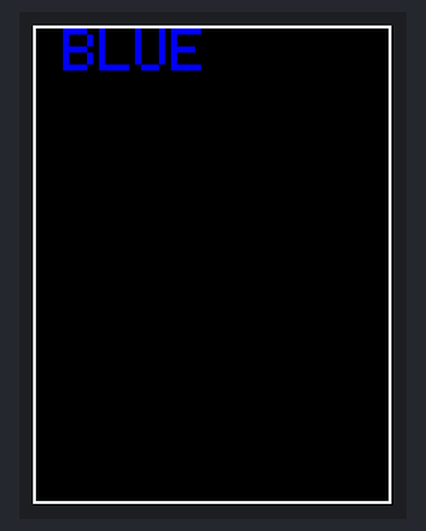
Recording of a sketch running on a simulated ESP8266 (NodeMCU). Parts: 240×320 colour display.

Above: at 0.42 s.
At 2.23 s:
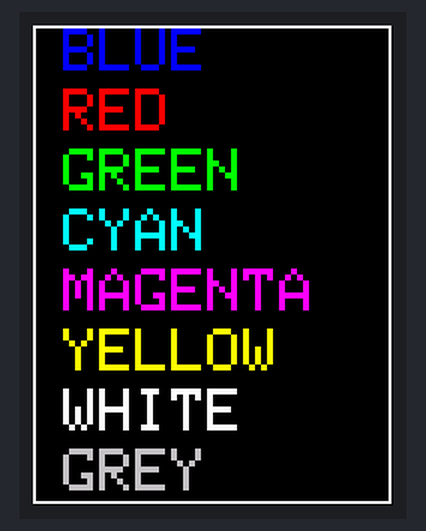
At 2.88 s:
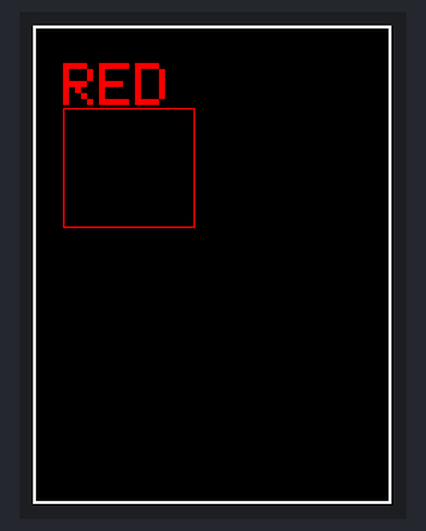
At 3.54 s:
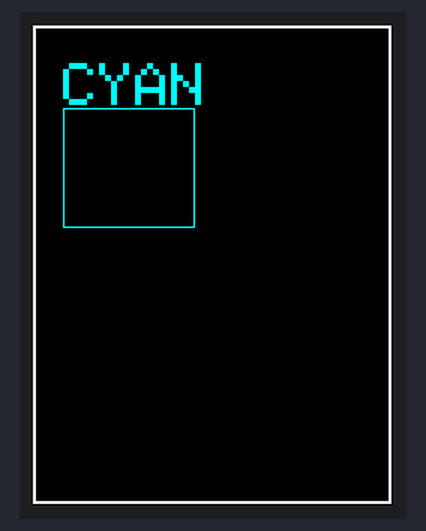
At 4.2 s:
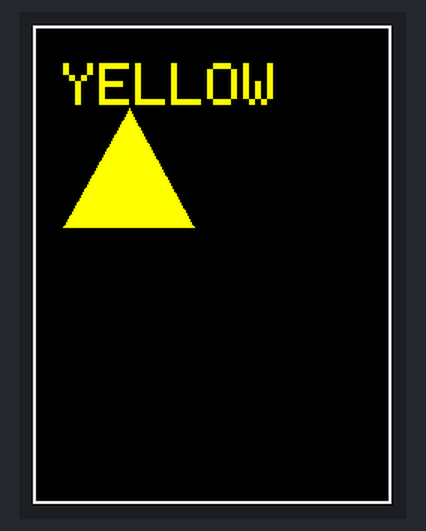
At 5.17 s:
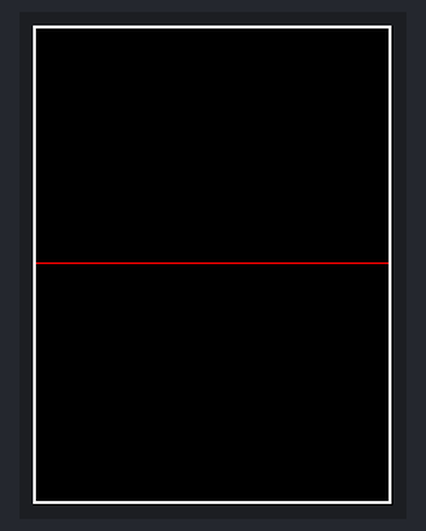

Measured:
- by itself, everything shown: repeats every 5.0 s, in 17 steps

The sketch:

Listing3-1.ino
```cpp
/*******************************************************************************
 * Sketch name: Display text and shapes
 * Description: Demonstration of displaying text and images on screen
 * Created on:  October 2020
 * Author:      Neil Cameron
 * Book:        Electronics Projects with the ESP8266 and ESP32
 * Chapter :    3 - International weather station
 ******************************************************************************/

 #include <Adafruit_ILI9341.h>       // include ILI9341 library
int tftCS = D8;           // screen chip select pin
int tftDC = D4;           // data command select pin
int tftRST = D0;            // reset pin
// associate tft with ILI9341 lib
Adafruit_ILI9341 tft = Adafruit_ILI9341(tftCS, tftDC, tftRST);
String texts[] =            // color names
  {"BLUE","RED","GREEN","CYAN","MAGENTA","YELLOW","WHITE","GREY"};
unsigned int colors[ ] =        // color codes
  {ILI9341_BLUE, ILI9341_RED, ILI9341_GREEN, ILI9341_CYAN,
   ILI9341_MAGENTA, ILI9341_YELLOW, ILI9341_WHITE, ILI9341_LIGHTGREY};
String text;
unsigned int color, chkTime;

void setup()
{
  tft.begin();            // initialise screen
  tft.setRotation(2);         // portrait, connections at top
  tft.fillScreen(ILI9341_BLACK);      // fill screen in black
  tft.drawRect(0,0,239,319,ILI9341_WHITE);  // draw white frame line
  tft.drawRect(1,1,237,317,ILI9341_WHITE);  //  and second frame line
  tft.setTextSize(4);         // set text size
}

void loop()
{
  tft.fillRect(2,2,235,314,ILI9341_BLACK);  // clear screen apart from frame
  for (int i=0; i<8; i++)       // for each color
  {
    color = colors[i];          // set color
    text = texts[i];          // set text for color
    tft.setTextColor(color);        // set text color
    tft.setCursor(20,40*i+2);       // position cursor
    tft.print(text);          // print color text (name)
    delay(250);           // delay 250ms between colors
  }
  for (int i=0; i<8; i++)       // for each color
  {
    color = colors[i];
    text = texts[i];
    tft.fillRect(2,2,235,314,ILI9341_BLACK);
    tft.setCursor(20,25);       // cursor to position (20, 25)
    tft.setTextColor(color);
    tft.print(text);          // draw filled-in triangle
    if ((i+1) % 3 == 0) tft.fillTriangle(20,134,64,55,107,134,color);
                // draw open rectangle
    else if ((i+1) % 2 == 0) tft.drawRect(20,55,88,80,color);
    else tft.fillCircle(64,95,39,color);    // draw filled-in circle
    delay(250);
  }
  tft.fillRect(2,2,235,314,ILI9341_BLACK);
  tft.drawLine(2,158,236,158,ILI9341_RED);  // draw horizontal RED line
  delay(250);
}
```
